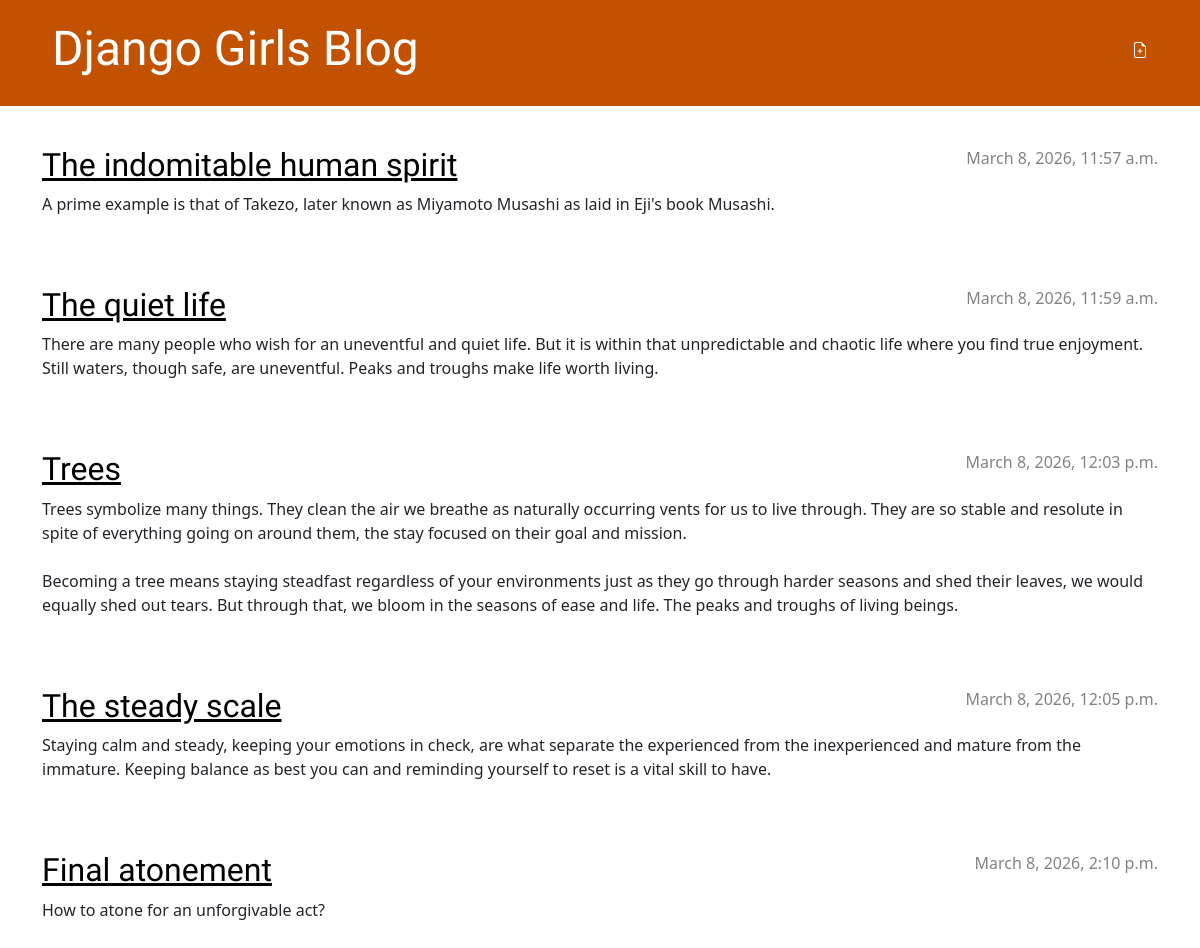
The app's page /, older data.
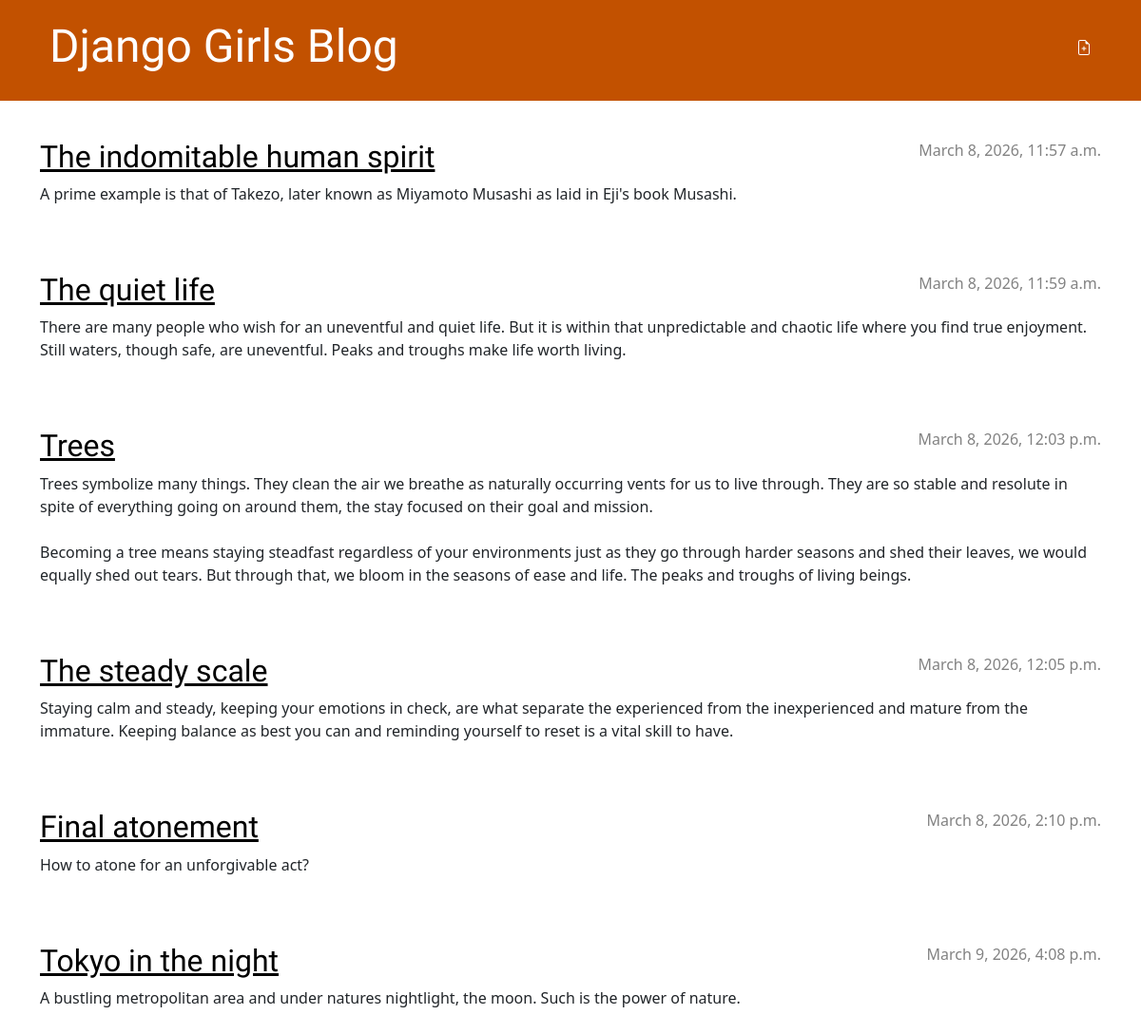
The same page, newer data.
### blog/models.py (models this page shows, shortened)
class Post(models.Model):
    author = models.ForeignKey(settings.AUTH_USER_MODEL, on_delete=models.CASCADE)
    title = models.CharField(max_length=200)
    text = models.TextField()
    created_date = models.DateTimeField(default=timezone.now)
    published_date = models.DateTimeField(blank=True, null=True)

### blog/views.py (the view)
# urls.py: path('' , views.post_list, name='post_list'),
def post_list(request):
    posts = Post.objects.filter(published_date__lte=timezone.now()).order_by('published_date')
    return render(request, 'blog/post_list.html', {'posts': posts})

### blog/templates/blog/post_list.html (shortened to what this page needs)
{% extends "blog/base.html" %}
{% block content%}
    {% for post in posts %}
        <article class="post">
            <time class="date">
                {{ post.published_date }}
            </time>
            <h2><a href="{% url 'post_detail' pk=post.pk %}">{{ post.title }}</a></h2>
            <p>{{ post.text|linebreaksbr }}</p>
        </article>
    {% endfor %}
{% endblock %}

Row changes from the older to the newer data that the page shows:
added Post: published_date "March 9, 2026, 4:08 p.m.", title "Tokyo in the night", text "A bustling metropolitan area and under natures nightlight, the moon. Such is the power of nature."
